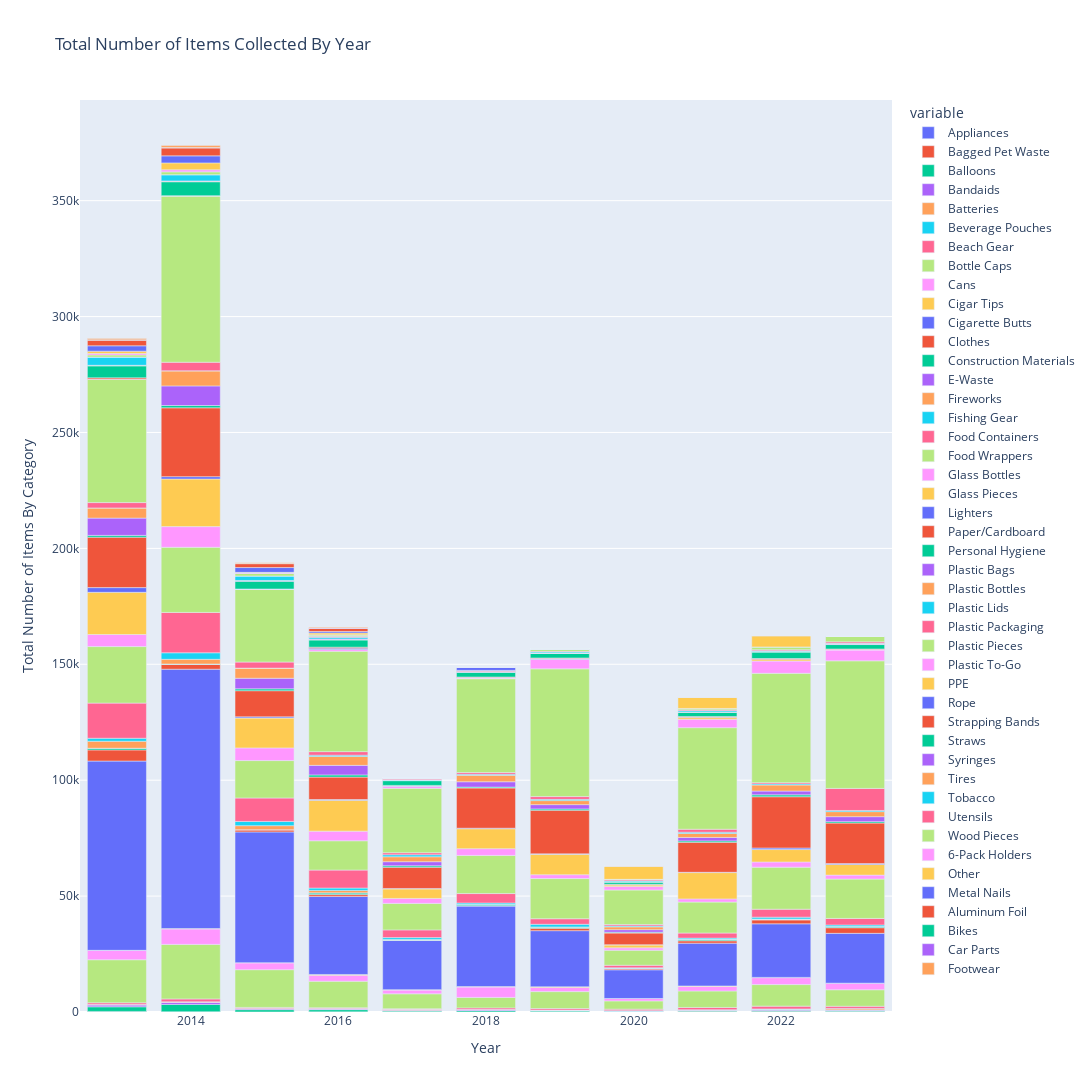

Source (notebook cell):
### Markdown cell above
Create bar plots where each bar represents a year, and different colored parts of the bar are different items.

### Code cell
fig = px.bar(annual_data, x='Year', y=item_cols, title="Total Number of Items Collected By Year")
fig.update_layout(
    autosize=False,
    width=1100,
    height=1100,
    yaxis_title='Total Number of Items By Category',
    xaxis_title='Year',
)
fig.show()

### Figure 1 — Plotly figure (JSON) as saved in the notebook; plotly's stock layout.template omitted (floating-point values rounded to 4 significant figures)
{"data": [{"alignmentgroup": "True", "hovertemplate": "variable=Appliances<br>Year=%{x}<br>value=%{y}<extra></extra>", "legendgroup": "Appliances", "marker": {"color": "#636efa", "pattern": {"shape": ""}}, "name": "Appliances", "offsetgroup": "Appliances", "orientation": "v", "showlegend": true, "textposition": "auto", "type": "bar", "x": [2013, 2014, 2015, 2016, 2017, 2018, 2019, 2020, 2021, 2022, 2023], "xaxis": "x", "y": [147, 127, 46, 64, 42, 18, 23, 0, 22, 5, 70], "yaxis": "y"}, {"alignmentgroup": "True", "hovertemplate": "variable=Bagged Pet Waste<br>Year=%{x}<br>value=%{y}<extra></extra>", "legendgroup": "Bagged Pet Waste", "marker": {"color": "#EF553B", "pattern": {"shape": ""}}, "name": "Bagged Pet Waste", "offsetgroup": "Bagged Pet Waste", "orientation": "v", "showlegend": true, "textposition": "auto", "type": "bar", "x": [2013, 2014, 2015, 2016, 2017, 2018, 2019, 2020, 2021, 2022, 2023], "xaxis": "x", "y": [111, 0, 0, 0, 0, 0, 0, 70, 159, 169, 127], "yaxis": "y"}, {"alignmentgroup": "True", "hovertemplate": "variable=Balloons<br>Year=%{x}<br>value=%{y}<extra></extra>", "legendgroup": "Balloons", "marker": {"color": "#00cc96", "pattern": {"shape": ""}}, "name": "Balloons", "offsetgroup": "Balloons", "orientation": "v", "showlegend": true, "textposition": "auto", "type": "bar", "x": [2013, 2014, 2015, 2016, 2017, 2018, 2019, 2020, 2021, 2022, 2023], "xaxis": "x", "y": [1987, 3151, 956, 947, 347, 558, 368, 162, 427, 446, 433], "yaxis": "y"}, {"alignmentgroup": "True", "hovertemplate": "variable=Bandaids<br>Year=%{x}<br>value=%{y}<extra></extra>", "legendgroup": "Bandaids", "marker": {"color": "#ab63fa", "pattern": {"shape": ""}}, "name": "Bandaids", "offsetgroup": "Bandaids", "orientation": "v", "showlegend": true, "textposition": "auto", "type": "bar", "x": [2013, 2014, 2015, 2016, 2017, 2018, 2019, 2020, 2021, 2022, 2023], "xaxis": "x", "y": [737, 899, 363, 248, 316, 349, 356, 86, 270, 418, 277], "yaxis": "y"}, {"alignmentgroup": "True", "hovertemplate": "variable=Batteries<br>Year=%{x}<br>value=%{y}<extra></extra>", "legendgroup": "Batteries", "marker": {"color": "#FFA15A", "pattern": {"shape": ""}}, "name": "Batteries", "offsetgroup": "Batteries", "orientation": "v", "showlegend": true, "textposition": "auto", "type": "bar", "x": [2013, 2014, 2015, 2016, 2017, 2018, 2019, 2020, 2021, 2022, 2023], "xaxis": "x", "y": [245, 219, 167, 224, 453, 148, 77, 32, 68, 125, 483], "yaxis": "y"}, {"alignmentgroup": "True", "hovertemplate": "variable=Beverage Pouches<br>Year=%{x}<br>value=%{y}<extra></extra>", "legendgroup": "Beverage Pouches", "marker": {"color": "#19d3f3", "pattern": {"shape": ""}}, "name": "Beverage Pouches", "offsetgroup": "Beverage Pouches", "orientation": "v", "showlegend": true, "textposition": "auto", "type": "bar", "x": [2013, 2014, 2015, 2016, 2017, 2018, 2019, 2020, 2021, 2022, 2023], "xaxis": "x", "y": [0, 0, 0, 0, 0, 0, 0, 240, 49, 172, 164], "yaxis": "y"}, {"alignmentgroup": "True", "hovertemplate": "variable=Beach Gear<br>Year=%{x}<br>value=%{y}<extra></extra>", "legendgroup": "Beach Gear", "marker": {"color": "#FF6692", "pattern": {"shape": ""}}, "name": "Beach Gear", "offsetgroup": "Beach Gear", "orientation": "v", "showlegend": true, "textposition": "auto", "type": "bar", "x": [2013, 2014, 2015, 2016, 2017, 2018, 2019, 2020, 2021, 2022, 2023], "xaxis": "x", "y": [747, 1244, 444, 347, 235, 706, 648, 638, 965, 1194, 918], "yaxis": "y"}, {"alignmentgroup": "True", "hovertemplate": "variable=Bottle Caps<br>Year=%{x}<br>value=%{y}<extra></extra>", "legendgroup": "Bottle Caps", "marker": {"color": "#B6E880", "pattern": {"shape": ""}}, "name": "Bottle Caps", "offsetgroup": "Bottle Caps", "orientation": "v", "showlegend": true, "textposition": "auto", "type": "bar", "x": [2013, 2014, 2015, 2016, 2017, 2018, 2019, 2020, 2021, 2022, 2023], "xaxis": "x", "y": [18575, 23512, 16270, 11453, 6458, 4500, 7330, 3552, 7110, 9305, 7124], "yaxis": "y"}, {"alignmentgroup": "True", "hovertemplate": "variable=Cans<br>Year=%{x}<br>value=%{y}<extra></extra>", "legendgroup": "Cans", "marker": {"color": "#FF97FF", "pattern": {"shape": ""}}, "name": "Cans", "offsetgroup": "Cans", "orientation": "v", "showlegend": true, "textposition": "auto", "type": "bar", "x": [2013, 2014, 2015, 2016, 2017, 2018, 2019, 2020, 2021, 2022, 2023], "xaxis": "x", "y": [4064, 6657, 3007, 2549, 1621, 4480, 1802, 1049, 1967, 2970, 2826], "yaxis": "y"}, {"alignmentgroup": "True", "hovertemplate": "variable=Cigar Tips<br>Year=%{x}<br>value=%{y}<extra></extra>", "legendgroup": "Cigar Tips", "marker": {"color": "#FECB52", "pattern": {"shape": ""}}, "name": "Cigar Tips", "offsetgroup": "Cigar Tips", "orientation": "v", "showlegend": true, "textposition": "auto", "type": "bar", "x": [2013, 2014, 2015, 2016, 2017, 2018, 2019, 2020, 2021, 2022, 2023], "xaxis": "x", "y": [0, 183, 4, 359, 171, 204, 278, 1, 196, 128, 13], "yaxis": "y"}, {"alignmentgroup": "True", "hovertemplate": "variable=Cigarette Butts<br>Year=%{x}<br>value=%{y}<extra></extra>", "legendgroup": "Cigarette Butts", "marker": {"color": "#636efa", "pattern": {"shape": ""}}, "name": "Cigarette Butts", "offsetgroup": "Cigarette Butts", "orientation": "v", "showlegend": true, "textposition": "auto", "type": "bar", "x": [2013, 2014, 2015, 2016, 2017, 2018, 2019, 2020, 2021, 2022, 2023], "xaxis": "x", "y": [81642, 111884, 56423, 33684, 21251, 34815, 24202, 12380, 18464, 23115, 21498], "yaxis": "y"}, {"alignmentgroup": "True", "hovertemplate": "variable=Clothes<br>Year=%{x}<br>value=%{y}<extra></extra>", "legendgroup": "Clothes", "marker": {"color": "#EF553B", "pattern": {"shape": ""}}, "name": "Clothes", "offsetgroup": "Clothes", "orientation": "v", "showlegend": true, "textposition": "auto", "type": "bar", "x": [2013, 2014, 2015, 2016, 2017, 2018, 2019, 2020, 2021, 2022, 2023], "xaxis": "x", "y": [4809, 2069, 944, 777, 6, 0, 1017, 479, 1012, 1672, 2428], "yaxis": "y"}, {"alignmentgroup": "True", "hovertemplate": "variable=Construction Materials<br>Year=%{x}<br>value=%{y}<extra></extra>", "legendgroup": "Construction Materials", "marker": {"color": "#00cc96", "pattern": {"shape": ""}}, "name": "Construction Materials", "offsetgroup": "Construction Materials", "orientation": "v", "showlegend": true, "textposition": "auto", "type": "bar", "x": [2013, 2014, 2015, 2016, 2017, 2018, 2019, 2020, 2021, 2022, 2023], "xaxis": "x", "y": [722, 172, 0, 742, 241, 461, 554, 166, 456, 276, 386], "yaxis": "y"}, {"alignmentgroup": "True", "hovertemplate": "variable=E-Waste<br>Year=%{x}<br>value=%{y}<extra></extra>", "legendgroup": "E-Waste", "marker": {"color": "#ab63fa", "pattern": {"shape": ""}}, "name": "E-Waste", "offsetgroup": "E-Waste", "orientation": "v", "showlegend": true, "textposition": "auto", "type": "bar", "x": [2013, 2014, 2015, 2016, 2017, 2018, 2019, 2020, 2021, 2022, 2023], "xaxis": "x", "y": [0, 0, 0, 0, 0, 0, 0, 38, 124, 73, 112], "yaxis": "y"}, {"alignmentgroup": "True", "hovertemplate": "variable=Fireworks<br>Year=%{x}<br>value=%{y}<extra></extra>", "legendgroup": "Fireworks", "marker": {"color": "#FFA15A", "pattern": {"shape": ""}}, "name": "Fireworks", "offsetgroup": "Fireworks", "orientation": "v", "showlegend": true, "textposition": "auto", "type": "bar", "x": [2013, 2014, 2015, 2016, 2017, 2018, 2019, 2020, 2021, 2022, 2023], "xaxis": "x", "y": [3018, 2031, 1759, 1051, 152, 151, 55, 1, 42, 51, 2], "yaxis": "y"}, {"alignmentgroup": "True", "hovertemplate": "variable=Fishing Gear<br>Year=%{x}<br>value=%{y}<extra></extra>", "legendgroup": "Fishing Gear", "marker": {"color": "#19d3f3", "pattern": {"shape": ""}}, "name": "Fishing Gear", "offsetgroup": "Fishing Gear", "orientation": "v", "showlegend": true, "textposition": "auto", "type": "bar", "x": [2013, 2014, 2015, 2016, 2017, 2018, 2019, 2020, 2021, 2022, 2023], "xaxis": "x", "y": [1288, 2820, 1827, 1024, 793, 637, 1129, 193, 545, 791, 679], "yaxis": "y"}, {"alignmentgroup": "True", "hovertemplate": "variable=Food Containers<br>Year=%{x}<br>value=%{y}<extra></extra>", "legendgroup": "Food Containers", "marker": {"color": "#FF6692", "pattern": {"shape": ""}}, "name": "Food Containers", "offsetgroup": "Food Containers", "orientation": "v", "showlegend": true, "textposition": "auto", "type": "bar", "x": [2013, 2014, 2015, 2016, 2017, 2018, 2019, 2020, 2021, 2022, 2023], "xaxis": "x", "y": [15153, 17390, 10112, 7759, 3332, 4069, 2394.0, 1071, 2185, 3438, 2814], "yaxis": "y"}, {"alignmentgroup": "True", "hovertemplate": "variable=Food Wrappers<br>Year=%{x}<br>value=%{y}<extra></extra>", "legendgroup": "Food Wrappers", "marker": {"color": "#B6E880", "pattern": {"shape": ""}}, "name": "Food Wrappers", "offsetgroup": "Food Wrappers", "orientation": "v", "showlegend": true, "textposition": "auto", "type": "bar", "x": [2013, 2014, 2015, 2016, 2017, 2018, 2019, 2020, 2021, 2022, 2023], "xaxis": "x", "y": [24397, 28110, 16142, 12632, 11425, 16437, 17333, 6513, 13373, 18128, 16988], "yaxis": "y"}, {"alignmentgroup": "True", "hovertemplate": "variable=Glass Bottles<br>Year=%{x}<br>value=%{y}<extra></extra>", "legendgroup": "Glass Bottles", "marker": {"color": "#FF97FF", "pattern": {"shape": ""}}, "name": "Glass Bottles", "offsetgroup": "Glass Bottles", "orientation": "v", "showlegend": true, "textposition": "auto", "type": "bar", "x": [2013, 2014, 2015, 2016, 2017, 2018, 2019, 2020, 2021, 2022, 2023], "xaxis": "x", "y": [5210, 8923, 5470, 4165, 2142, 2933, 1669, 1010, 1355, 2238, 1715], "yaxis": "y"}, {"alignmentgroup": "True", "hovertemplate": "variable=Glass Pieces<br>Year=%{x}<br>value=%{y}<extra></extra>", "legendgroup": "Glass Pieces", "marker": {"color": "#FECB52", "pattern": {"shape": ""}}, "name": "Glass Pieces", "offsetgroup": "Glass Pieces", "orientation": "v", "showlegend": true, "textposition": "auto", "type": "bar", "x": [2013, 2014, 2015, 2016, 2017, 2018, 2019, 2020, 2021, 2022, 2023], "xaxis": "x", "y": [18196, 20532, 12865, 13290, 4103, 8584, 8823, 1288, 11356, 5369, 4605], "yaxis": "y"}, {"alignmentgroup": "True", "hovertemplate": "variable=Lighters<br>Year=%{x}<br>value=%{y}<extra></extra>", "legendgroup": "Lighters", "marker": {"color": "#636efa", "pattern": {"shape": ""}}, "name": "Lighters", "offsetgroup": "Lighters", "orientation": "v", "showlegend": true, "textposition": "auto", "type": "bar", "x": [2013, 2014, 2015, 2016, 2017, 2018, 2019, 2020, 2021, 2022, 2023], "xaxis": "x", "y": [2033, 1018, 526, 353, 200, 235, 162, 50, 125, 665, 359], "yaxis": "y"}, {"alignmentgroup": "True", "hovertemplate": "variable=Paper/Cardboard<br>Year=%{x}<br>value=%{y}<extra></extra>", "legendgroup": "Paper/Cardboard", "marker": {"color": "#EF553B", "pattern": {"shape": ""}}, "name": "Paper/Cardboard", "offsetgroup": "Paper/Cardboard", "orientation": "v", "showlegend": true, "textposition": "auto", "type": "bar", "x": [2013, 2014, 2015, 2016, 2017, 2018, 2019, 2020, 2021, 2022, 2023], "xaxis": "x", "y": [21760, 29701, 11281, 9663, 9166, 17354, 18840, 5053, 12939, 22117, 17503], "yaxis": "y"}, {"alignmentgroup": "True", "hovertemplate": "variable=Personal Hygiene<br>Year=%{x}<br>value=%{y}<extra></extra>", "legendgroup": "Personal Hygiene", "marker": {"color": "#00cc96", "pattern": {"shape": ""}}, "name": "Personal Hygiene", "offsetgroup": "Personal Hygiene", "orientation": "v", "showlegend": true, "textposition": "auto", "type": "bar", "x": [2013, 2014, 2015, 2016, 2017, 2018, 2019, 2020, 2021, 2022, 2023], "xaxis": "x", "y": [768, 968, 789, 945, 615.5, 377, 541, 346, 601, 806, 593], "yaxis": "y"}, {"alignmentgroup": "True", "hovertemplate": "variable=Plastic Bags<br>Year=%{x}<br>value=%{y}<extra></extra>", "legendgroup": "Plastic Bags", "marker": {"color": "#ab63fa", "pattern": {"shape": ""}}, "name": "Plastic Bags", "offsetgroup": "Plastic Bags", "orientation": "v", "showlegend": true, "textposition": "auto", "type": "bar", "x": [2013, 2014, 2015, 2016, 2017, 2018, 2019, 2020, 2021, 2022, 2023], "xaxis": "x", "y": [7448, 8479, 4580, 4120, 1773, 2311, 1858, 1102, 1488, 1644, 2146], "yaxis": "y"}, {"alignmentgroup": "True", "hovertemplate": "variable=Plastic Bottles<br>Year=%{x}<br>value=%{y}<extra></extra>", "legendgroup": "Plastic Bottles", "marker": {"color": "#FFA15A", "pattern": {"shape": ""}}, "name": "Plastic Bottles", "offsetgroup": "Plastic Bottles", "orientation": "v", "showlegend": true, "textposition": "auto", "type": "bar", "x": [2013, 2014, 2015, 2016, 2017, 2018, 2019, 2020, 2021, 2022, 2023], "xaxis": "x", "y": [4396, 6521, 4369, 3851, 2134.0, 2775, 1727, 1214, 1731, 2612, 2174], "yaxis": "y"}, {"alignmentgroup": "True", "hovertemplate": "variable=Plastic Lids<br>Year=%{x}<br>value=%{y}<extra></extra>", "legendgroup": "Plastic Lids", "marker": {"color": "#19d3f3", "pattern": {"shape": ""}}, "name": "Plastic Lids", "offsetgroup": "Plastic Lids", "orientation": "v", "showlegend": true, "textposition": "auto", "type": "bar", "x": [2013, 2014, 2015, 2016, 2017, 2018, 2019, 2020, 2021, 2022, 2023], "xaxis": "x", "y": [0, 0, 0, 549, 852, 465, 540, 411, 532, 465, 496], "yaxis": "y"}, {"alignmentgroup": "True", "hovertemplate": "variable=Plastic Packaging<br>Year=%{x}<br>value=%{y}<extra></extra>", "legendgroup": "Plastic Packaging", "marker": {"color": "#FF6692", "pattern": {"shape": ""}}, "name": "Plastic Packaging", "offsetgroup": "Plastic Packaging", "orientation": "v", "showlegend": true, "textposition": "auto", "type": "bar", "x": [2013, 2014, 2015, 2016, 2017, 2018, 2019, 2020, 2021, 2022, 2023], "xaxis": "x", "y": [2297, 3681, 2625, 1521, 880, 727, 1199, 572, 1279, 550, 9523], "yaxis": "y"}, {"alignmentgroup": "True", "hovertemplate": "variable=Plastic Pieces<br>Year=%{x}<br>value=%{y}<extra></extra>", "legendgroup": "Plastic Pieces", "marker": {"color": "#B6E880", "pattern": {"shape": ""}}, "name": "Plastic Pieces", "offsetgroup": "Plastic Pieces", "orientation": "v", "showlegend": true, "textposition": "auto", "type": "bar", "x": [2013, 2014, 2015, 2016, 2017, 2018, 2019, 2020, 2021, 2022, 2023], "xaxis": "x", "y": [53236, 71803, 31440, 43322, 27790.0, 40469, 55116, 14907, 43820, 47164, 55038], "yaxis": "y"}, {"alignmentgroup": "True", "hovertemplate": "variable=Plastic To-Go<br>Year=%{x}<br>value=%{y}<extra></extra>", "legendgroup": "Plastic To-Go", "marker": {"color": "#FF97FF", "pattern": {"shape": ""}}, "name": "Plastic To-Go", "offsetgroup": "Plastic To-Go", "orientation": "v", "showlegend": true, "textposition": "auto", "type": "bar", "x": [2013, 2014, 2015, 2016, 2017, 2018, 2019, 2020, 2021, 2022, 2023], "xaxis": "x", "y": [0, 0, 0, 746, 935, 363, 4123, 1549, 3633, 5294, 4652], "yaxis": "y"}, {"alignmentgroup": "True", "hovertemplate": "variable=PPE<br>Year=%{x}<br>value=%{y}<extra></extra>", "legendgroup": "PPE", "marker": {"color": "#FECB52", "pattern": {"shape": ""}}, "name": "PPE", "offsetgroup": "PPE", "orientation": "v", "showlegend": true, "textposition": "auto", "type": "bar", "x": [2013, 2014, 2015, 2016, 2017, 2018, 2019, 2020, 2021, 2022, 2023], "xaxis": "x", "y": [0, 0, 0, 0, 0, 0, 0, 720, 718, 630, 186], "yaxis": "y"}, {"alignmentgroup": "True", "hovertemplate": "variable=Rope<br>Year=%{x}<br>value=%{y}<extra></extra>", "legendgroup": "Rope", "marker": {"color": "#636efa", "pattern": {"shape": ""}}, "name": "Rope", "offsetgroup": "Rope", "orientation": "v", "showlegend": true, "textposition": "auto", "type": "bar", "x": [2013, 2014, 2015, 2016, 2017, 2018, 2019, 2020, 2021, 2022, 2023], "xaxis": "x", "y": [0, 0, 71, 572, 126, 136, 296, 7, 148, 64, 3], "yaxis": "y"}, {"alignmentgroup": "True", "hovertemplate": "variable=Strapping Bands<br>Year=%{x}<br>value=%{y}<extra></extra>", "legendgroup": "Strapping Bands", "marker": {"color": "#EF553B", "pattern": {"shape": ""}}, "name": "Strapping Bands", "offsetgroup": "Strapping Bands", "orientation": "v", "showlegend": true, "textposition": "auto", "type": "bar", "x": [2013, 2014, 2015, 2016, 2017, 2018, 2019, 2020, 2021, 2022, 2023], "xaxis": "x", "y": [581, 65, 1, 431, 193, 255, 271, 208, 326, 399, 273], "yaxis": "y"}, {"alignmentgroup": "True", "hovertemplate": "variable=Straws<br>Year=%{x}<br>value=%{y}<extra></extra>", "legendgroup": "Straws", "marker": {"color": "#00cc96", "pattern": {"shape": ""}}, "name": "Straws", "offsetgroup": "Straws", "orientation": "v", "showlegend": true, "textposition": "auto", "type": "bar", "x": [2013, 2014, 2015, 2016, 2017, 2018, 2019, 2020, 2021, 2022, 2023], "xaxis": "x", "y": [5167, 6001, 3346, 3089, 2043, 1997, 1942, 981, 1851, 2754, 1910], "yaxis": "y"}, {"alignmentgroup": "True", "hovertemplate": "variable=Syringes<br>Year=%{x}<br>value=%{y}<extra></extra>", "legendgroup": "Syringes", "marker": {"color": "#ab63fa", "pattern": {"shape": ""}}, "name": "Syringes", "offsetgroup": "Syringes", "orientation": "v", "showlegend": true, "textposition": "auto", "type": "bar", "x": [2013, 2014, 2015, 2016, 2017, 2018, 2019, 2020, 2021, 2022, 2023], "xaxis": "x", "y": [140, 164, 215, 376, 136, 242, 156, 44, 101, 202, 283], "yaxis": "y"}, {"alignmentgroup": "True", "hovertemplate": "variable=Tires<br>Year=%{x}<br>value=%{y}<extra></extra>", "legendgroup": "Tires", "marker": {"color": "#FFA15A", "pattern": {"shape": ""}}, "name": "Tires", "offsetgroup": "Tires", "orientation": "v", "showlegend": true, "textposition": "auto", "type": "bar", "x": [2013, 2014, 2015, 2016, 2017, 2018, 2019, 2020, 2021, 2022, 2023], "xaxis": "x", "y": [112, 195, 108, 71, 48, 35.25, 37, 21, 19, 27, 11], "yaxis": "y"}, {"alignmentgroup": "True", "hovertemplate": "variable=Tobacco<br>Year=%{x}<br>value=%{y}<extra></extra>", "legendgroup": "Tobacco", "marker": {"color": "#19d3f3", "pattern": {"shape": ""}}, "name": "Tobacco", "offsetgroup": "Tobacco", "orientation": "v", "showlegend": true, "textposition": "auto", "type": "bar", "x": [2013, 2014, 2015, 2016, 2017, 2018, 2019, 2020, 2021, 2022, 2023], "xaxis": "x", "y": [3524, 2675, 1931, 691, 155, 148, 453, 394, 552, 362, 212], "yaxis": "y"}, {"alignmentgroup": "True", "hovertemplate": "variable=Utensils<br>Year=%{x}<br>value=%{y}<extra></extra>", "legendgroup": "Utensils", "marker": {"color": "#FF6692", "pattern": {"shape": ""}}, "name": "Utensils", "offsetgroup": "Utensils", "orientation": "v", "showlegend": true, "textposition": "auto", "type": "bar", "x": [2013, 2014, 2015, 2016, 2017, 2018, 2019, 2020, 2021, 2022, 2023], "xaxis": "x", "y": [0, 0, 0, 426, 474, 389, 292, 453, 360, 434, 645], "yaxis": "y"}, {"alignmentgroup": "True", "hovertemplate": "variable=Wood Pieces<br>Year=%{x}<br>value=%{y}<extra></extra>", "legendgroup": "Wood Pieces", "marker": {"color": "#B6E880", "pattern": {"shape": ""}}, "name": "Wood Pieces", "offsetgroup": "Wood Pieces", "orientation": "v", "showlegend": true, "textposition": "auto", "type": "bar", "x": [2013, 2014, 2015, 2016, 2017, 2018, 2019, 2020, 2021, 2022, 2023], "xaxis": "x", "y": [937.5, 1236, 1133, 571, 27, 0, 799, 227, 547, 1130, 2448], "yaxis": "y"}, {"alignmentgroup": "True", "hovertemplate": "variable=6-Pack Holders<br>Year=%{x}<br>value=%{y}<extra></extra>", "legendgroup": "6-Pack Holders", "marker": {"color": "#FF97FF", "pattern": {"shape": ""}}, "name": "6-Pack Holders", "offsetgroup": "6-Pack Holders", "orientation": "v", "showlegend": true, "textposition": "auto", "type": "bar", "x": [2013, 2014, 2015, 2016, 2017, 2018, 2019, 2020, 2021, 2022, 2023], "xaxis": "x", "y": [624, 909, 301, 130, 45, 34, 77, 0, 36, 97, 41], "yaxis": "y"}, {"alignmentgroup": "True", "hovertemplate": "variable=Other<br>Year=%{x}<br>value=%{y}<extra></extra>", "legendgroup": "Other", "marker": {"color": "#FECB52", "pattern": {"shape": ""}}, "name": "Other", "offsetgroup": "Other", "orientation": "v", "showlegend": true, "textposition": "auto", "type": "bar", "x": [2013, 2014, 2015, 2016, 2017, 2018, 2019, 2020, 2021, 2022, 2023], "xaxis": "x", "y": [998, 2949, 137, 782, 15, 0, 0, 5811, 4941, 4878, 0], "yaxis": "y"}, {"alignmentgroup": "True", "hovertemplate": "variable=Metal Nails<br>Year=%{x}<br>value=%{y}<extra></extra>", "legendgroup": "Metal Nails", "marker": {"color": "#636efa", "pattern": {"shape": ""}}, "name": "Metal Nails", "offsetgroup": "Metal Nails", "orientation": "v", "showlegend": true, "textposition": "auto", "type": "bar", "x": [2013, 2014, 2015, 2016, 2017, 2018, 2019, 2020, 2021, 2022, 2023], "xaxis": "x", "y": [2325, 3037, 2081, 621, 111, 1359, 0, 0, 0, 0, 0], "yaxis": "y"}, {"alignmentgroup": "True", "hovertemplate": "variable=Aluminum Foil<br>Year=%{x}<br>value=%{y}<extra></extra>", "legendgroup": "Aluminum Foil", "marker": {"color": "#EF553B", "pattern": {"shape": ""}}, "name": "Aluminum Foil", "offsetgroup": "Aluminum Foil", "orientation": "v", "showlegend": true, "textposition": "auto", "type": "bar", "x": [2013, 2014, 2015, 2016, 2017, 2018, 2019, 2020, 2021, 2022, 2023], "xaxis": "x", "y": [2478, 3453, 1697, 1386, 0, 35, 0, 0, 0, 0, 0], "yaxis": "y"}, {"alignmentgroup": "True", "hovertemplate": "variable=Bikes<br>Year=%{x}<br>value=%{y}<extra></extra>", "legendgroup": "Bikes", "marker": {"color": "#00cc96", "pattern": {"shape": ""}}, "name": "Bikes", "offsetgroup": "Bikes", "orientation": "v", "showlegend": true, "textposition": "auto", "type": "bar", "x": [2013, 2014, 2015, 2016, 2017, 2018, 2019, 2020, 2021, 2022, 2023], "xaxis": "x", "y": [62, 70, 18, 49, 0, 0, 0, 0, 0, 0, 0], "yaxis": "y"}, {"alignmentgroup": "True", "hovertemplate": "variable=Car Parts<br>Year=%{x}<br>value=%{y}<extra></extra>", "legendgroup": "Car Parts", "marker": {"color": "#ab63fa", "pattern": {"shape": ""}}, "name": "Car Parts", "offsetgroup": "Car Parts", "orientation": "v", "showlegend": true, "textposition": "auto", "type": "bar", "x": [2013, 2014, 2015, 2016, 2017, 2018, 2019, 2020, 2021, 2022, 2023], "xaxis": "x", "y": [31, 101, 52, 76, 0, 0, 0, 0, 0, 0, 0], "yaxis": "y"}, {"alignmentgroup": "True", "hovertemplate": "variable=Footwear<br>Year=%{x}<br>value=%{y}<extra></extra>", "legendgroup": "Footwear", "marker": {"color": "#FFA15A", "pattern": {"shape": ""}}, "name": "Footwear", "offsetgroup": "Footwear", "orientation": "v", "showlegend": true, "textposition": "auto", "type": "bar", "x": [2013, 2014, 2015, 2016, 2017, 2018, 2019, 2020, 2021, 2022, 2023], "xaxis": "x", "y": [539, 803.5, 321, 296, 1, 0, 0, 0, 0, 16, 30], "yaxis": "y"}], "layout": {"autosize": false, "barmode": "relative", "height": 1100, "legend": {"title": {"text": "variable"}, "tracegroupgap": 0}, "title": {"text": "Total Number of Items Collected By Year"}, "width": 1100, "xaxis": {"anchor": "y", "autorange": true, "domain": [0, 1], "range": [2012.0, 2024.0], "title": {"text": "Year"}, "type": "linear"}, "yaxis": {"anchor": "x", "autorange": true, "domain": [0, 1], "range": [0, 393400.0], "title": {"text": "Total Number of Items By Category"}, "type": "linear"}}}
